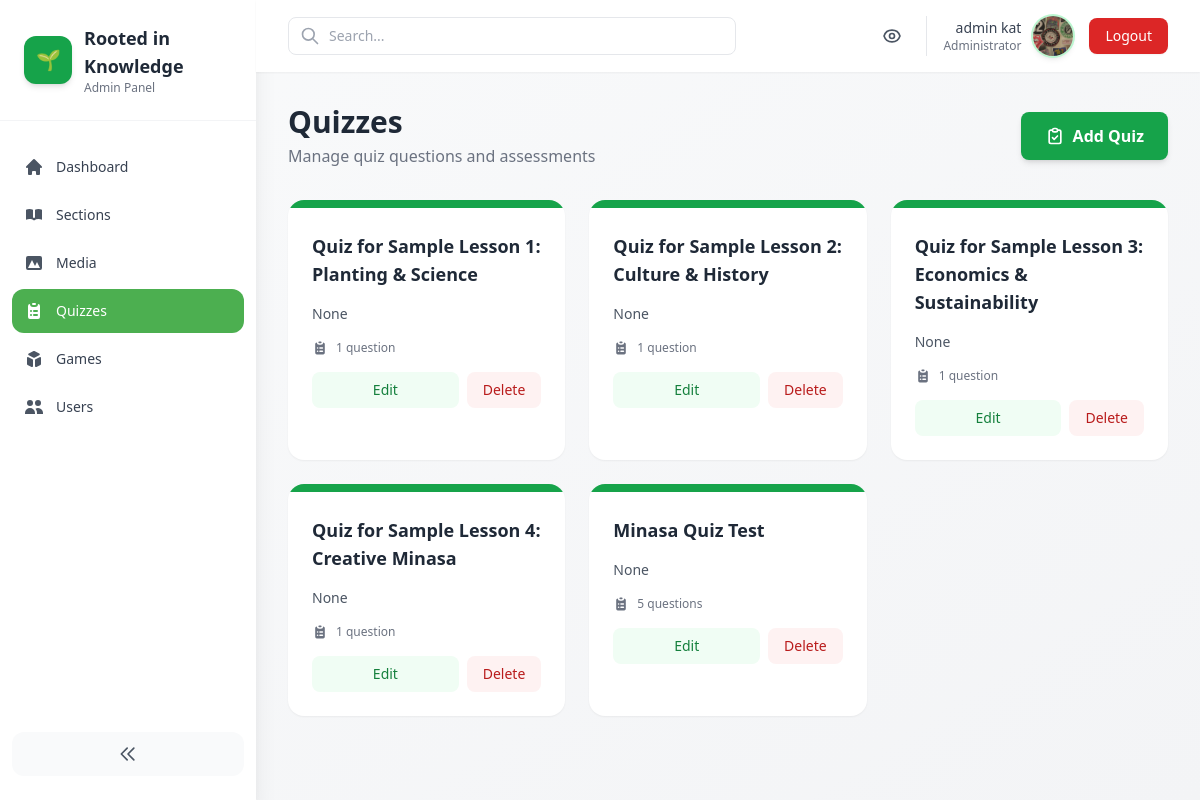
Page /admin-panel/quizzes/ (signed in) on the earlier database version.
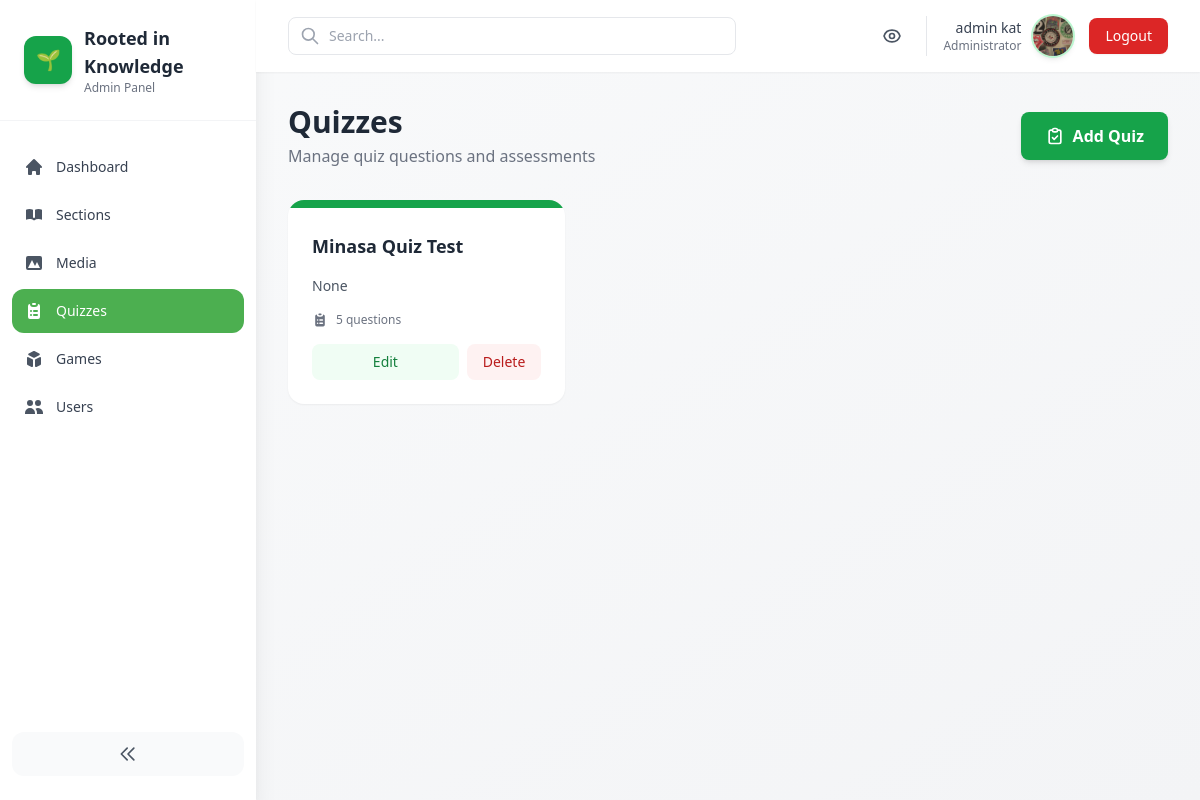
Same page on the later database version.
### core/models.py (models this page shows, shortened)
class StudentProfile(models.Model):
    user = models.OneToOneField(settings.AUTH_USER_MODEL, on_delete=models.CASCADE)
    full_name = models.CharField(max_length=200, blank=True)
    profile_picture = models.ImageField(upload_to='profile_pics/', blank=True, null=True)
    birthday = models.DateField(null=True, blank=True)
    grade = models.PositiveSmallIntegerField(null=True, blank=True)
    must_change_password = models.BooleanField(default=True)
    created_at = models.DateTimeField(auto_now_add=True)

### quizzes/models.py (models this page shows, shortened)
class Quiz(models.Model):
    title = models.CharField(max_length=200)
    article = models.ForeignKey(Article, on_delete=models.SET_NULL, null=True, blank=True)

### core/admin_panel/views.py (the view)
# urls.py: path('admin-panel/quizzes/', admin_views.QuizListView.as_view(), name='admin_quizzes'),
@method_decorator(staff_member_required, name='dispatch')
class QuizListView(ListView):
    model = Quiz
    template_name = 'core/admin_panel/quiz_list.html'
    context_object_name = 'quizzes'
    paginate_by = 12

### core/templates/core/admin_panel/quiz_list.html (shortened to what this page needs)
{% extends 'core/admin_panel/base.html' %}
{% block content %}
<div class="flex flex-col sm:flex-row sm:items-center sm:justify-between mb-8 gap-4">
  <div>
    <h1 class="text-3xl font-bold text-gray-800">Quizzes</h1>
    <p class="text-gray-500 mt-1">Manage quiz questions and assessments</p>
  </div>
  <a href="{% url 'core:admin_quiz_add' %}" class="inline-flex items-center justify-center gap-2 px-6 py-3 bg-green-600 text-white font-semibold rounded-lg hover:bg-green-700 transition-all shadow-md hover:shadow-lg">
    <svg class="w-5 h-5" fill="none" stroke="currentColor" viewBox="0 0 24 24">
      <path stroke-linecap="round" stroke-linejoin="round" stroke-width="2" d="M9 5H7a2 2 0 00-2 2v12a2 2 0 002 2h10a2 2 0 002-2V7a2 2 0 00-2-2h-2M9 5a2 2 0 002 2h2a2 2 0 002-2M9 5a2 2 0 012-2h2a2 2 0 012 2m-6 9l2 2 4-4"></path>
    </svg>
    Add Quiz
  </a>
</div>
<div class="grid grid-cols-1 md:grid-cols-2 lg:grid-cols-3 gap-6">
  {% for q in quizzes %}
  <div class="bg-white rounded-2xl shadow-sm hover:shadow-md transition-all overflow-hidden">
    <div class="h-2 bg-green-600"></div>
    <div class="p-6">
      <div class="flex items-start justify-between mb-3">
        <div class="flex-1">
          <h3 class="text-lg font-bold text-gray-800 mb-1">{{ q.title }}</h3>
        </div>
      </div>
      <p class="text-gray-600 text-sm mb-4 line-clamp-3">{{ q.article|truncatewords:20 }}</p>
      <div class="flex items-center gap-2 text-xs text-gray-500 mb-4">
        <span>{{ q.questions.count }} question{{ q.questions.count|pluralize }}</span>
      </div>
      <div class="flex gap-2">
        <a href="{% url 'core:admin_quiz_edit' q.pk %}" class="flex-1 px-4 py-2 bg-green-50 text-green-700 text-sm font-medium rounded-lg hover:bg-green-100 transition-colors text-center">
          Edit
        </a>
        <a href="{% url 'core:admin_quiz_delete' q.pk %}" class="px-4 py-2 bg-red-50 text-red-700 text-sm font-medium rounded-lg hover:bg-red-100 transition-colors">
          Delete
        </a>
      </div>
    </div>
  </div>
  {% endfor %}
</div>
{% endblock %}

### core/templates/core/admin_panel/base.html (shortened to what this page needs)
<!doctype html>
<html lang="en">
  <head>
    <script src="https://cdn.tailwindcss.com"></script>
  </head>
  <body class="bg-gradient-to-br from-gray-50 to-gray-100 min-h-screen antialiased" x-data="{ sidebarOpen: true, mobileMenuOpen: false }">
    <div class="min-h-screen flex">
      <aside :class="sidebarOpen ? 'w-64' : 'w-20'" class="bg-white shadow-xl transition-all duration-300 h-screen sticky top-0 hidden lg:block">
        <div class="p-6 border-b border-gray-100">
          <div class="flex items-center gap-3">
            <div class="w-12 h-12 bg-green-600 rounded-xl flex items-center justify-center text-white shadow-md flex-shrink-0">
              <span class="text-xl">🌱</span>
            </div>
            <div x-show="sidebarOpen" x-transition>
              <div class="text-lg font-bold text-gray-800">Rooted in Knowledge</div>
              <p class="text-xs text-gray-500">Admin Panel</p>
            </div>
          </div>
        </div>
        <nav class="mt-6 px-3">
          <ul class="space-y-1 text-sm">
            <li>
              <a href="{% url 'core:admin_dashboard' %}" class="flex items-center gap-3 p-3 rounded-xl hover:bg-green-50 transition-all group {% if request.resolver_match.url_name == 'admin_dashboard' %}active-nav{% endif %}">
                <svg class="w-5 h-5 flex-shrink-0 {% if request.resolver_match.url_name == 'admin_dashboard' %}text-white{% else %}text-gray-600 group-hover:text-green-600{% endif %}" fill="currentColor" viewBox="0 0 20 20">
                  <path d="M10.707 2.293a1 1 0 00-1.414 0l-7 7a1 1 0 001.414 1.414L4 10.414V17a1 1 0 001 1h2a1 1 0 001-1v-2a1 1 0 011-1h2a1 1 0 011 1v2a1 1 0 001 1h2a1 1 0 001-1v-6.586l.293.293a1 1 0 001.414-1.414l-7-7z"></path>
                </svg>
                <span x-show="sidebarOpen" class="font-medium {% if request.resolver_match.url_name == 'admin_dashboard' %}text-white{% else %}text-gray-700 group-hover:text-green-600{% endif %}">Dashboard</span>
              </a>
            </li>
            <li>
              <a href="{% url 'core:admin_sections' %}" class="flex items-center gap-3 p-3 rounded-xl hover:bg-green-50 transition-all group {% if 'section' in request.resolver_match.url_name %}active-nav{% endif %}">
                <svg class="w-5 h-5 flex-shrink-0 {% if 'section' in request.resolver_match.url_name %}text-white{% else %}text-gray-600 group-hover:text-green-600{% endif %}" fill="currentColor" viewBox="0 0 20 20">
                  <path d="M9 4.804A7.968 7.968 0 005.5 4c-1.255 0-2.443.29-3.5.804v10A7.969 7.969 0 015.5 14c1.669 0 3.218.51 4.5 1.385A7.962 7.962 0 0114.5 14c1.255 0 2.443.29 3.5.804v-10A7.968 7.968 0 0014.5 4c-1.255 0-2.443.29-3.5.804V12a1 1 0 11-2 0V4.804z"></path>
                </svg>
                <span x-show="sidebarOpen" class="font-medium {% if 'section' in request.resolver_match.url_name %}text-white{% else %}text-gray-700 group-hover:text-green-600{% endif %}">Sections</span>
              </a>
            </li>
            <li>
              <a href="{% url 'core:admin_media' %}" class="flex items-center gap-3 p-3 rounded-xl hover:bg-green-50 transition-all group {% if 'media' in request.resolver_match.url_name %}active-nav{% endif %}">
                <svg class="w-5 h-5 flex-shrink-0 {% if 'media' in request.resolver_match.url_name %}text-white{% else %}text-gray-600 group-hover:text-green-600{% endif %}" fill="currentColor" viewBox="0 0 20 20">
                  <path fill-rule="evenodd" d="M4 3a2 2 0 00-2 2v10a2 2 0 002 2h12a2 2 0 002-2V5a2 2 0 00-2-2H4zm12 12H4l4-8 3 6 2-4 3 6z" clip-rule="evenodd"></path>
                </svg>
                <span x-show="sidebarOpen" class="font-medium {% if 'media' in request.resolver_match.url_name %}text-white{% else %}text-gray-700 group-hover:text-green-600{% endif %}">Media</span>
              </a>
            </li>
            <li>
              <a href="{% url 'core:admin_quizzes' %}" class="flex items-center gap-3 p-3 rounded-xl hover:bg-green-50 transition-all group {% if 'quiz' in request.resolver_match.url_name %}active-nav{% endif %}">
                <svg class="w-5 h-5 flex-shrink-0 {% if 'quiz' in request.resolver_match.url_name %}text-white{% else %}text-gray-600 group-hover:text-green-600{% endif %}" fill="currentColor" viewBox="0 0 20 20">
                  <path d="M9 2a1 1 0 000 2h2a1 1 0 100-2H9z"></path>
                  <path fill-rule="evenodd" d="M4 5a2 2 0 012-2 3 3 0 003 3h2a3 3 0 003-3 2 2 0 012 2v11a2 2 0 01-2 2H6a2 2 0 01-2-2V5zm3 4a1 1 0 000 2h.01a1 1 0 100-2H7zm3 0a1 1 0 000 2h3a1 1 0 100-2h-3zm-3 4a1 1 0 100 2h.01a1 1 0 100-2H7zm3 0a1 1 0 100 2h3a1 1 0 100-2h-3z" clip-rule="evenodd"></path>
                </svg>
                <span x-show="sidebarOpen" class="font-medium {% if 'quiz' in request.resolver_match.url_name %}text-white{% else %}text-gray-700 group-hover:text-green-600{% endif %}">Quizzes</span>
              </a>
            </li>
            <li>
              <a href="{% url 'core:admin_games' %}" class="flex items-center gap-3 p-3 rounded-xl hover:bg-green-50 transition-all group {% if 'game' in request.resolver_match.url_name %}active-nav{% endif %}">
                <svg class="w-5 h-5 flex-shrink-0 {% if 'game' in request.resolver_match.url_name %}text-white{% else %}text-gray-600 group-hover:text-green-600{% endif %}" fill="currentColor" viewBox="0 0 20 20">
                  <path d="M11 17a1 1 0 001.447.894l4-2A1 1 0 0017 15V9.236a1 1 0 00-1.447-.894l-4 2a1 1 0 00-.553.894V17zM15.211 6.276a1 1 0 000-1.788l-4.764-2.382a1 1 0 00-.894 0L4.789 4.488a1 1 0 000 1.788l4.764 2.382a1 1 0 00.894 0l4.764-2.382zM4.447 8.342A1 1 0 003 9.236V15a1 1 0 00.553.894l4 2A1 1 0 009 17v-5.764a1 1 0 00-.553-.894l-4-2z"></path>
                </svg>
                <span x-show="sidebarOpen" class="font-medium {% if 'game' in request.resolver_match.url_name %}text-white{% else %}text-gray-700 group-hover:text-green-600{% endif %}">Games</span>
              </a>
            </li>
            <li>
              <a href="{% url 'core:admin_users' %}" class="flex items-center gap-3 p-3 rounded-xl hover:bg-green-50 transition-all group {% if 'user' in request.resolver_match.url_name %}active-nav{% endif %}">
                <svg class="w-5 h-5 flex-shrink-0 {% if 'user' in request.resolver_match.url_name %}text-white{% else %}text-gray-600 group-hover:text-green-600{% endif %}" fill="currentColor" viewBox="0 0 20 20">
                  <path d="M9 6a3 3 0 11-6 0 3 3 0 016 0zM17 6a3 3 0 11-6 0 3 3 0 016 0zM12.93 17c.046-.327.07-.66.07-1a6.97 6.97 0 00-1.5-4.33A5 5 0 0119 16v1h-6.07zM6 11a5 5 0 015 5v1H1v-1a5 5 0 015-5z"></path>
                </svg>
                <span x-show="sidebarOpen" class="font-medium {% if 'user' in request.resolver_match.url_name %}text-white{% else %}text-gray-700 group-hover:text-green-600{% endif %}">Users</span>
              </a>
            </li>
          </ul>
        </nav>
        <div class="absolute bottom-6 left-0 right-0 px-3">
          <button @click="sidebarOpen = !sidebarOpen" class="w-full p-3 bg-gray-50 hover:bg-gray-100 rounded-xl transition-all flex items-center justify-center">
            <svg class="w-5 h-5 text-gray-600" fill="none" stroke="currentColor" viewBox="0 0 24 24">
              <path stroke-linecap="round" stroke-linejoin="round" stroke-width="2" d="M11 19l-7-7 7-7m8 14l-7-7 7-7"></path>
            </svg>
          </button>
        </div>
      </aside>
      <div class="flex-1 flex flex-col min-w-0">
        <header class="bg-white shadow-sm sticky top-0 z-40">
          <div class="px-4 sm:px-6 lg:px-8 py-4 flex items-center justify-between">
            <div class="flex items-center gap-4 flex-1">
              <div class="relative max-w-md w-full">
                <input type="search" placeholder="Search..." class="w-full pl-10 pr-4 py-2 border border-gray-200 rounded-lg focus:outline-none focus:ring-2 focus:ring-green-500 focus:border-transparent text-sm" />
                <svg class="w-5 h-5 text-gray-400 absolute left-3 top-1/2 -translate-y-1/2" fill="none" stroke="currentColor" viewBox="0 0 24 24">
                  <path stroke-linecap="round" stroke-linejoin="round" stroke-width="2" d="M21 21l-6-6m2-5a7 7 0 11-14 0 7 7 0 0114 0z"></path>
                </svg>
              </div>
            </div>
            <div class="flex items-center gap-4">
              <a href="/" class="p-2 hover:bg-gray-100 rounded-lg transition" title="View Site">
              </a>
             <a href="{% url 'core:profile' %}">
              <div class="flex items-center gap-3 pl-4 border-l border-gray-200">
                <div class="text-right hidden sm:block">
                  <div class="text-sm font-medium text-gray-700">{{ user.username }}</div>
                  <div class="text-xs text-gray-500">Administrator</div>
                </div>
                {% if user.studentprofile.profile_picture %}
                  <img src="{{ user.studentprofile.profile_picture.url }}" alt="{{ user.username }}" class="w-10 h-10 rounded-full object-cover shadow-md ring-2 ring-green-200">
                {% else %}
                  <div class="w-10 h-10 bg-green-600 rounded-full flex items-center justify-center text-white font-semibold shadow-md">
                    {{ user.username|slice:":1"|upper }}
                  </div>
                {% endif %}
              </div>
             </a>
              <a href="{% url 'logout' %}" class="px-4 py-2 text-sm font-medium text-white bg-red-600 hover:bg-red-700 rounded-lg shadow-sm hover:shadow-md transition-all duration-200">
                Logout
              </a>
            </div>
          </div>
        </header>
        <main class="flex-1 p-4 sm:p-6 lg:p-8">
          {% block content %}{% endblock %}
        </main>
      </div>
    </div>
  </body>
</html>

### core/templates/core/admin_panel/base.html (style rules this page uses)
:root { --green: #4CAF50; --orange: #FF9800; }
.active-nav { background: #4CAF50; color: white; }

Differences in the rows shown:
removed Quiz: title "Quiz for Sample Lesson 1: Planting & Science", article "None", questions.count "1"
removed Quiz: title "Quiz for Sample Lesson 2: Culture & History", article "None", questions.count "1"
removed Quiz: title "Quiz for Sample Lesson 3: Economics & Sustainability", article "None", questions.count "1"
removed Quiz: title "Quiz for Sample Lesson 4: Creative Minasa", article "None", questions.count "1"
